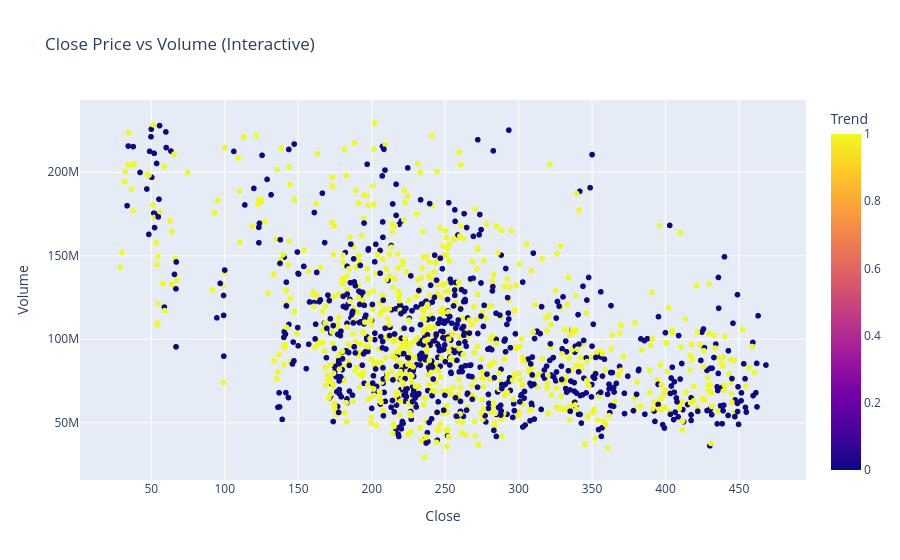

The notebook cell this image was saved under:
### Code cell
import plotly.express as px

fig = px.scatter(
    tesla,
    x="Close",
    y="Volume",
    color="Trend",
    title="Close Price vs Volume (Interactive)",
    hover_data=["Open", "High", "Low"]
)

fig.show()

### Figure 1 — Plotly figure (JSON) as saved in the notebook; plotly's stock layout.template omitted (floating-point values rounded to 4 significant figures; data arrays with more than 128 entries replaced by an {"elided": "..."} marker saying what was removed)
{"data": [{"customdata": {"elided": "1440x3 float values"}, "hovertemplate": "Close=%{x}<br>Volume=%{y}<br>Open=%{customdata[0]}<br>High=%{customdata[1]}<br>Low=%{customdata[2]}<br>Trend=%{marker.color}<extra></extra>", "legendgroup": "", "marker": {"color": {"elided": "1440 int values"}, "coloraxis": "coloraxis", "symbol": "circle"}, "mode": "markers", "name": "", "showlegend": false, "type": "scattergl", "x": {"elided": "1440 float values"}, "xaxis": "x", "y": {"elided": "1440 int values"}, "yaxis": "y"}], "layout": {"coloraxis": {"colorbar": {"title": {"text": "Trend"}}, "colorscale": [[0, "#0d0887"], [0.1111, "#46039f"], [0.2222, "#7201a8"], [0.3333, "#9c179e"], [0.4444, "#bd3786"], [0.5556, "#d8576b"], [0.6667, "#ed7953"], [0.7778, "#fb9f3a"], [0.8889, "#fdca26"], [1, "#f0f921"]]}, "legend": {"tracegroupgap": 0}, "title": {"text": "Close Price vs Volume (Interactive)"}, "xaxis": {"anchor": "y", "domain": [0, 1], "title": {"text": "Close"}}, "yaxis": {"anchor": "x", "domain": [0, 1], "title": {"text": "Volume"}}}}
